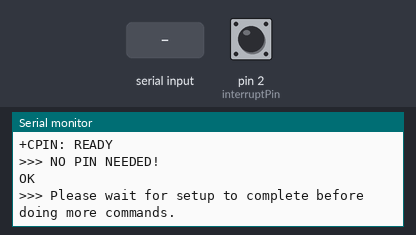
This sketch was run on a simulated Arduino Uno, built with avr-gcc and run on an emulated ATmega328P. Parts: the last lines printed to the serial monitor. The test bench sets the inputs (shaded band); at power-on: pin 2 (interruptPin) HIGH. The modem accepts every AT command (registered, SIM ready, sends succeed) and sends nothing else.

Above: at 4.7 s.
4.8 s: pin 2 (interruptPin) pulled LOW for 0.15 s
At 7.0 s:
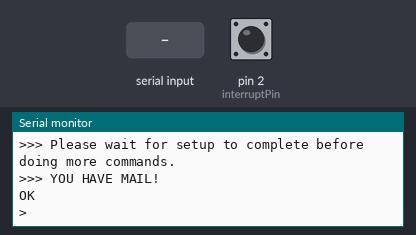
7.6 s: "+CPIN: SIM PIN\n" received over the second serial link
At 8.3 s:
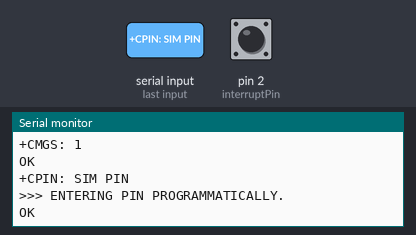
9.1 s: "SMS Ready\n" received over the second serial link
At 10.0 s:
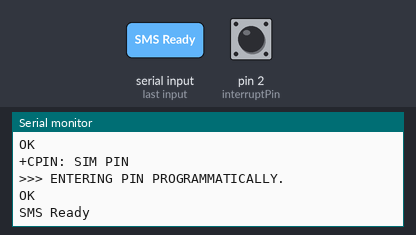
10.6 s: "1\n" received over the second serial link
At 13.6 s:
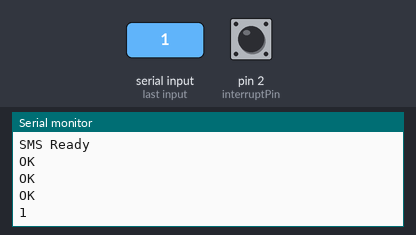

The sketch:

mailbox.ino
```cpp
#include <SoftwareSerial.h>

  /*
   * This is a small program to send a notification SMS to a user when a mailbox is opened (detected by depressing an endstop switch, such as those found on 3D-printers).
   *
   * Note that #define _SS_MAX_RX_BUFF was changed to 256 in SoftwareSerial.h, as explained in https://lastminuteengineers.com/sim800l-gsm-module-arduino-tutorial/.
   *
   * HARDWARE REQUIREMENTS:
   *  - Arduino Uno
   *  - SIM800L GSM module + valid SIM-card
   *  - ~4V power supply/battery, that can deliver 2A (LM2596 buck converter can be used, if powering with a single source, for example)
   *  - 4 resistors
   *  - capacitor
   *  - jumper wires
   *
   * HARDWARE SETUP:
   *  - PSU/LIPO ~4V input to VCC (SIM800L), must be able to supply 2A. Recommended to add a capacitor against ground to stabilize input voltage.
   *  - PSU/LIPO GND to GND (SIM800L)
   *  - SIM800L TXD pin to Arduino SoftSerial RX (pin 9)
   *  - SIM800L RXD pin to Arduino SoftSerial TX (pin 8) with resistor divider (needs ~3.3V signal to SIM800L), with 2x larger resistor to GND.
   *  - Endstop switch mounted to Arduino pin
   *
   *
   * SUGGESTIONS FOR IMPROVEMENTS (for a "proper" prototype):
   *  - Use sleep mode on SIM800L (only wake when button depressed, SLEEP: DTR pulled high, AT+CSCLK=1. WAKE: DTR pulled low, send AT within 50ms, AT+CSCLK=0). AT+CFUN=0 to disable some features? Should save roughly 17mA)
   *  - Use sleep mode on Arduino Uno (after setup complete, only wake when button depressed, see: http://www.gammon.com.au/power)
   *  - Build barebones board and move microprocessor there to save even more power
   *  - Use a u.fl antenna for better gain
   *  - Read phone number, PIN code, etc from external storage on startup
   *  - Offer a choice between SMS or internet-based notifications (GET request to server backend, probably cheaper due to small amount of data)
   *  - Add battery protection circuit and potentially monitor battery state to inform user (lipo shouldn't be allowed to go too low)
   *
   * BELOW ARE SOME GENERAL NOTES AND USEFUL LINKS:
   *
   * https://www.elecrow.com/wiki/images/2/20/SIM800_Series_AT_Command_Manual_V1.09.pdf AT commands
   * https://www.developershome.com/sms/readSmsByAtCommands.asp AT+CMGR=3 to read from slot 3. AT+CMGD=1 (remove msg 1). AT+CPMS? to see how much memory is used.
   * https://cassiopeia.hk/arduinoradio/ (FM radio)
   *
   * Page 220 in AT manualfor TCPIP commands. APN: online.telia.se
   *  - AT+CSTT="online.telia.se","",""
   *  - AT+CIICR (starts wireless connection
   *  - AT+CIFSR (get IP)
   *  - AT+CIPPING="google.com"
   *  - AT+CIPSTART="TCP","exploreembedded.com",80
   *  - AT+CIPSEND=63 (on new line, enter HTTP request, e.g. GET exploreembedded.com/wiki/images/1/15/Hello.txt HTTP/1.0
   *  - AT+CIPCLOSE (close connection)
   *
   * AT+CSCLK=1 to control sleep mode through DTR pin (high = sleep) https://electronics.stackexchange.com/questions/329151/how-to-wake-up-sim800-module-from-sleep-after-entering-sleep-mode-2-atcsclk-2
   *
   * Location and timestamp: https://marabesi.com/posts/2018/02/16/sim800l-tracking-your-iot-device.html
   * AT+CIPGSMLOC=1,1 after configuring through AT+SAPBR. Gives location (zeroes for me?) and timestamp (GMT) from cell network.
   *
   * Make a call: ATD+4673xxxxxxx;
   * ATH (hangup), ATA (answer)
   */


//Create software serial object to communicate with SIM800L
SoftwareSerial sim800l(9,8); //SIM800L Tx & Rx is connected to Arduino pins 9 and 8
String feedback_msg = "";
bool lid_opened = false;
const byte interruptPin = 2; // connected to endstop switch

void setup()
{

  pinMode(interruptPin, INPUT_PULLUP);
  attachInterrupt(digitalPinToInterrupt(interruptPin), onButtonDepress, RISING);

  //Begin serial communication with Arduino and Arduino IDE (Serial Monitor)
  Serial.begin(9600);

  //Begin serial communication with Arduino and SIM800L
  sim800l.begin(9600);

  Serial.println("Initializing...");
  delay(1000);

  sim800l.println("AT"); //Once the handshake test is successful, it will back to OK
  updateSerial();
  sim800l.println("AT+CSQ"); //Signal quality test, value range is 0-31 , 31 is the best
  updateSerial();
  sim800l.println("AT+CCID"); //Read SIM information to confirm whether the SIM is plugged
  updateSerial();
  sim800l.println("AT+CREG?"); //Check whether it has registered in the network (0,1 response expected)
  updateSerial();
  sim800l.println("AT+CPIN?"); // Check if expecting PIN
  updateSerial();

  Serial.println(">>> Please wait for setup to complete before doing more commands.");
}

void loop()
{
  if (lid_opened)
  {
    Serial.println(">>> YOU HAVE MAIL!");
    sendText("Hi Johan! You have received mail.");
    lid_opened = false;
  }
  updateSerial();
}

void updateSerial()
{
  delay(500);
  while (Serial.available())
  {
    sim800l.write(Serial.read());//Forward what Serial received to Software Serial Port
  }
  while(sim800l.available())
  {
    char feedback_char = sim800l.read();
    Serial.write(feedback_char);//Forward what Software Serial received to Serial Port

    // Keep track of last feedback message line to look for specific output from GSM modem
    if (feedback_char == '\n')
    {
      if (feedback_msg.indexOf("+CPIN: READY") >= 0)
      {
        Serial.println(">>> NO PIN NEEDED!");
      }
      else if (feedback_msg.indexOf("+CPIN: SIM PIN") >= 0)
      {
        Serial.println(">>> ENTERING PIN PROGRAMMATICALLY.");
        sim800l.println("AT+CPIN=4078"); // Enter PIN code, hardcoded here
      }
      if (feedback_msg.indexOf("SMS Ready") >= 0)
      {
        sendText("Your mailbox notification service is now up and running.");
      }
      /*
      Huh, that's an easy way to make a bomb...

      if (feedback_msg.indexOf("RING") >= 0)
      {
        Serial.println(">>> BOOM!");
      }
      */

      feedback_msg = ""; //reset for next line
    }
    else {
      feedback_msg.concat(feedback_char);
    }
  }
}

void sendText(String msg)
{
  sim800l.println("AT+CMGF=1"); // Configuring TEXT mode
  updateSerial();
  sim800l.println("AT+CMGS=\"+46737600282\""); //change ZZ with country code and xxxxxxxxxxx with phone number to sms
  updateSerial();
  sim800l.print(msg);
  updateSerial();
  sim800l.write(26);
}

void onButtonDepress()
{
  lid_opened = true;
}
```

Measured:
- after the input at 4.8 s, the serial monitor: prints a new line after 0.29 s (image 1)
- after the input at 7.6 s, the serial monitor: prints a new line after 0.07 s (image 2)
- after the input at 9.1 s, the serial monitor: prints a new line after 0.09 s (image 3)
- after the input at 10.6 s, the serial monitor: prints a new line after 2.2 s (image 4)
